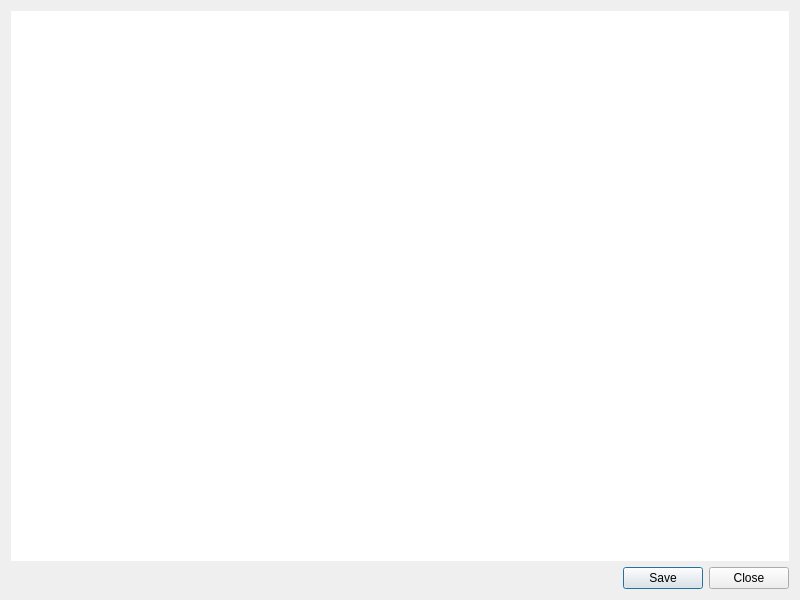
<?xml version="1.0" encoding="UTF-8"?>
<ui version="4.0">
 <class>LogsDialog</class>
 <widget class="QDialog" name="LogsDialog">
  <property name="geometry">
   <rect>
    <x>0</x>
    <y>0</y>
    <width>800</width>
    <height>600</height>
   </rect>
  </property>
  <property name="windowTitle">
   <string>Progress log</string>
  </property>
  <property name="windowIcon">
   <iconset theme="dialog-information">
    <normaloff>.</normaloff>.</iconset>
  </property>
  <layout class="QVBoxLayout" name="verticalLayout">
   <item>
    <widget class="QTextBrowser" name="textBrowser">
     <property name="frameShape">
      <enum>QFrame::NoFrame</enum>
     </property>
     <property name="autoFormatting">
      <set>QTextEdit::AutoAll</set>
     </property>
     <property name="documentTitle">
      <string>Logs</string>
     </property>
     <property name="textInteractionFlags">
      <set>Qt::LinksAccessibleByKeyboard|Qt::LinksAccessibleByMouse|Qt::TextBrowserInteraction|Qt::TextSelectableByKeyboard|Qt::TextSelectableByMouse</set>
     </property>
     <property name="openExternalLinks">
      <bool>false</bool>
     </property>
     <property name="openLinks">
      <bool>false</bool>
     </property>
    </widget>
   </item>
   <item>
    <widget class="QDialogButtonBox" name="buttonBox">
     <property name="orientation">
      <enum>Qt::Horizontal</enum>
     </property>
     <property name="standardButtons">
      <set>QDialogButtonBox::Close|QDialogButtonBox::Save</set>
     </property>
    </widget>
   </item>
  </layout>
 </widget>
 <resources/>
 <connections/>
</ui>
